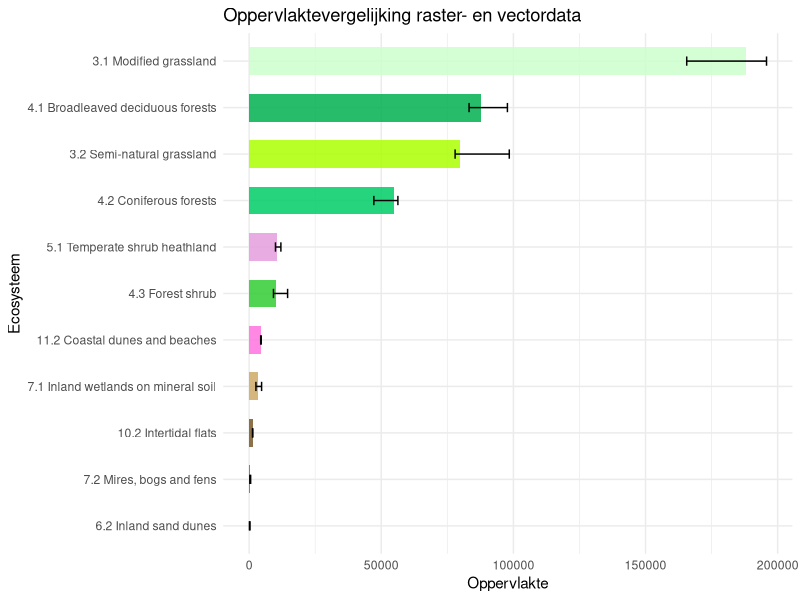
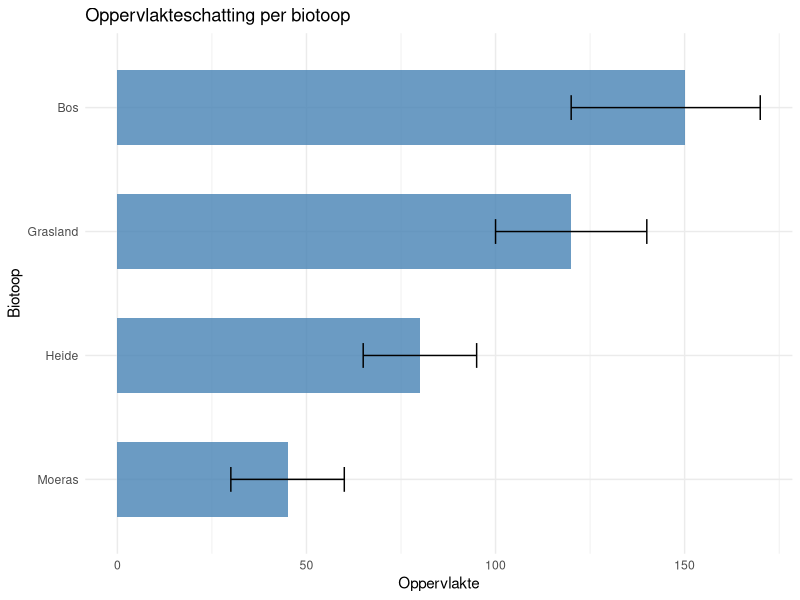
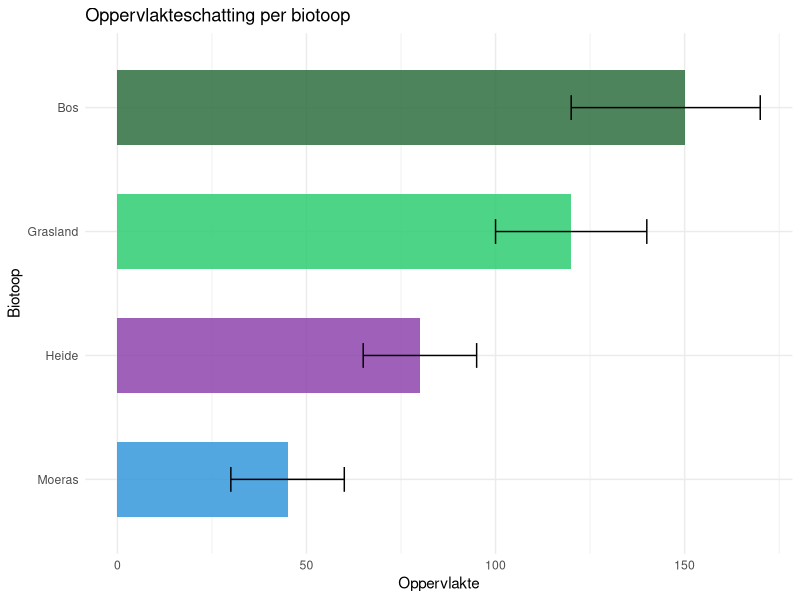

The R script that drew these images, in order:
# draft code voor figuur analyse C.Wils dd. 6/v/25 obv Gemini-suggesties 11/viii/26

# probeersel 3 aanpassing gemini 2 met eigen data en ecosysteemtypen

library(ggplot2)

# 1. Voorbeelddata
df <- data.frame(
  ecosysteem = c("3.1 Modified grassland", "3.2 Semi-natural grassland", "4.1 Broadleaved deciduous forests", "4.2 Coniferous forests", "4.3 Forest shrub","5.1 Temperate shrub heathland", "6.2 Inland sand dunes", "7.1 Inland wetlands on mineral soil", "7.2 Mires, bogs and fens", "10.2 Intertidal flats", "11.2 Coastal dunes and beaches"),
  OPP     = c(187853, 79634, 87777, 54924, 10221, 10580, 133, 3333, 301, 1301, 4520),
  MINOPP  = c(165588, 77944, 83227, 47188, 9213, 9968, 117, 2570, 266, 1299, 4376),
  MAXOPP  = c(195786, 98443, 97736, 56294, 14555, 12016, 314, 4713, 570, 1344, 4571)
)

# 2. Definieer je eigen hex-kleurcodes per biotoop
kleuren_ecosysteem <- c(
  "3.1 Modified grassland"      = "#CCFFCC", # Bleekgroen
  "3.2 Semi-natural grassland"    = "#AAFF00", # Felgroen
  "4.1 Broadleaved deciduous forests"   = "#00B050", # Donkergroen
  "4.2 Coniferous forests" = "#00CC66",  # Diepgroen
  "4.3 Forest shrub" = "#33CC33",  # Groen
  "5.1 Temperate shrub heathland" = "#E49EDD",  # Lichtpaars
  "6.2 Inland sand dunes" = "#FFD37F",  # Geelbruin
  "7.1 Inland wetlands on mineral soil" = "#CDAA66",  # Lichtbruin
  "7.2 Mires, bogs and fens" = "#996633",  # Bruin
  "10.2 Intertidal flats" = "#785829",  # Donkerbruin
  "11.2 Coastal dunes and beaches" = "#FF73DF"  # Roos
)

# 3. Figuur maken
ggplot(df, aes(y = reorder(ecosysteem, OPP), x = OPP, fill = ecosysteem)) +
  geom_col(width = 0.6, alpha = 0.85) +
  geom_errorbar(aes(xmin = MINOPP, xmax = MAXOPP), width = 0.2, color = "black") +
  scale_fill_manual(values = kleuren_ecosysteem) +
  labs(
    title = "Oppervlaktevergelijking raster- en vectordata",
    x = "Oppervlakte",
    y = "Ecosysteem"
  ) +
  theme_minimal() +
  theme(legend.position = "none") # Verbergt de legende, want de Y-as toont de namen al

# probeersel 1 gemini

library(ggplot2)

# Voorbeelddata (vervang 'df' door de naam van jouw data frame)
df <- data.frame(
  biotoop = c("Bos", "Heide", "Moeras", "Grasland"),
  OPP     = c(150, 80, 45, 120),
  MINOPP  = c(120, 65, 30, 100),
  MAXOPP  = c(170, 95, 60, 140)
)

# Figuur maken
ggplot(df, aes(y = reorder(biotoop, OPP), x = OPP)) +
  geom_col(fill = "steelblue", width = 0.6, alpha = 0.8) +
  geom_errorbar(aes(xmin = MINOPP, xmax = MAXOPP), width = 0.2, color = "black") +
  labs(
    title = "Oppervlakteschatting per biotoop",
    x = "Oppervlakte",
    y = "Biotoop"
  ) +
  theme_minimal()

# probeersel 2 gemini met eigen hex-kleurcodes

library(ggplot2)

# 1. Voorbeelddata
df <- data.frame(
  biotoop = c("Bos", "Heide", "Moeras", "Grasland"),
  OPP     = c(150, 80, 45, 120),
  MINOPP  = c(120, 65, 30, 100),
  MAXOPP  = c(170, 95, 60, 140)
)

# 2. Definieer je eigen hex-kleurcodes per biotoop
kleuren_biotoop <- c(
  "Bos"      = "#2e6f40", # Donkergroen
  "Heide"    = "#8e44ad", # Paars
  "Moeras"   = "#3498db", # Blauw
  "Grasland" = "#2ecc71"  # Lichtgroen
)

# 3. Figuur maken
ggplot(df, aes(y = reorder(biotoop, OPP), x = OPP, fill = biotoop)) +
  geom_col(width = 0.6, alpha = 0.85) +
  geom_errorbar(aes(xmin = MINOPP, xmax = MAXOPP), width = 0.2, color = "black") +
  scale_fill_manual(values = kleuren_biotoop) +
  labs(
    title = "Oppervlakteschatting per biotoop",
    x = "Oppervlakte",
    y = "Biotoop"
  ) +
  theme_minimal() +
  theme(legend.position = "none") # Verbergt de legende, want de Y-as toont de namen al
